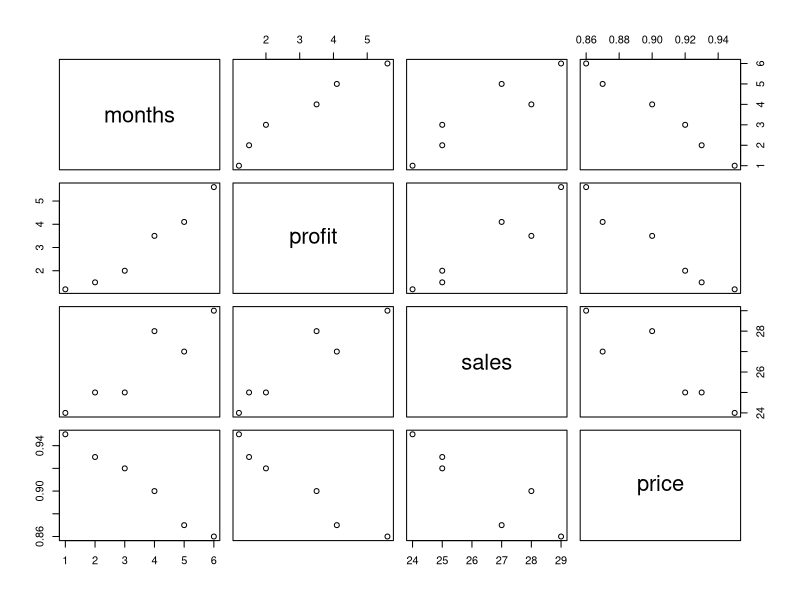
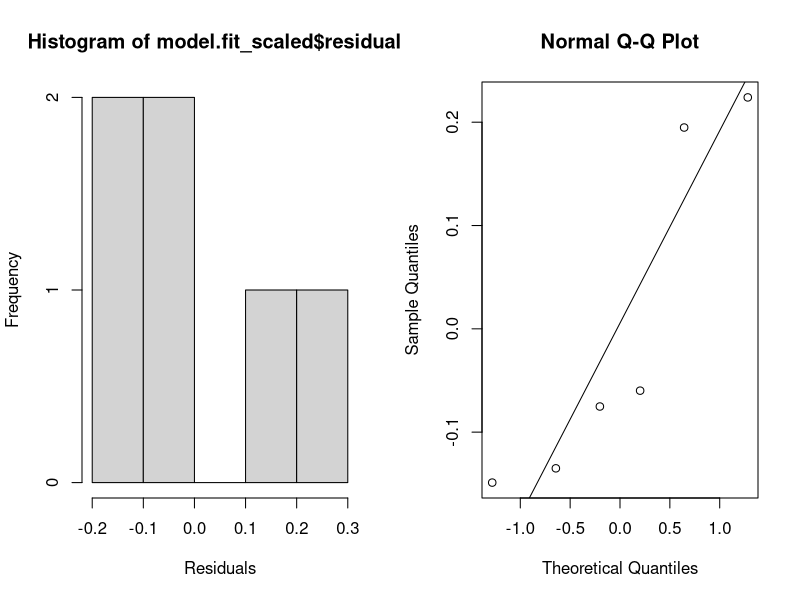
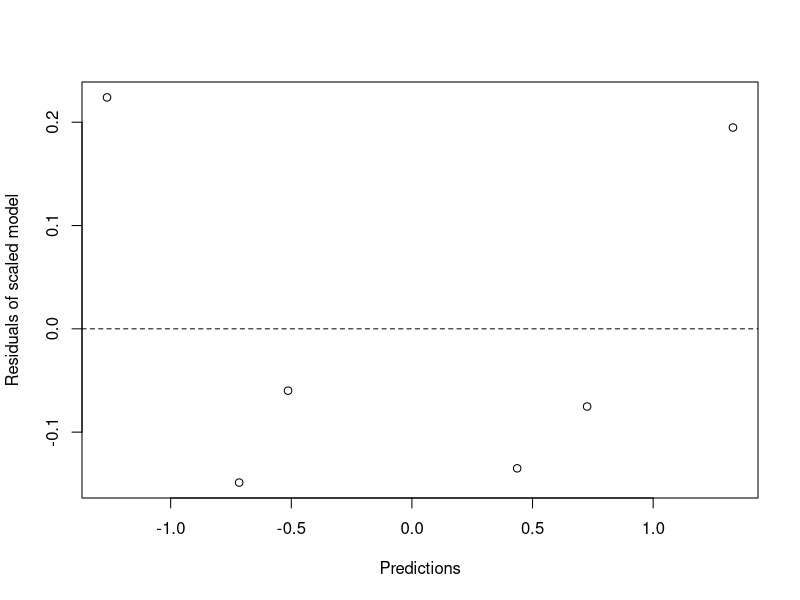

Generate these figures, in order, with R:
months = seq(1, 6)
profit = c(1.2, 1.5, 2, 3.5, 4.1, 5.6)
sales = c(24, 25, 25, 28, 27, 29)
price = c(0.95, 0.93, 0.92, 0.9, 0.87, 0.86)

d = data.frame(months=months, profit=profit, sales=sales, price=price)

pairs(d)
cor(d)

model.fit = lm(profit ~ months + sales + price, data=d)
print(summary(model.fit))

d_scaled = data.frame(
    months=scale(d$months),
    profit=scale(d$profit),
    sales=scale(d$sales),
    price=scale(d$price)
)

model.fit_scaled = lm(profit ~ months + sales + price, data=d_scaled)

print(summary(model.fit_scaled))

print('Media de error residual (scaled)')
print(mean(model.fit_scaled$residuals))

print('Suma de error residual (scaled)')
print(sum(model.fit_scaled$residuals))

png('plots.png', width=800, height=400)
par(mfrow=c(1,2))

hist(model.fit_scaled$residuals, xlab='Residuals')
qqnorm(model.fit_scaled$residuals)
qqline(model.fit_scaled$residuals)

dev.off()

require(lmtest)
dwtest(model.fit_scaled)

print(d_scaled)

pred = predict(model.fit_scaled, data=data.frame(
    months=scale(d$months),
    sales=scale(d$sales),
    price=scale(d$price)
))

print('Predicciones en modelo escalado')
print(pred)

print('Errores residuales')
print(residuals(model.fit_scaled))

png('homo.png')
plot(pred, residuals(model.fit_scaled), xlab='Predictions', ylab='Residuals of scaled model')
abline(h=0, lty=2)
dev.off()
